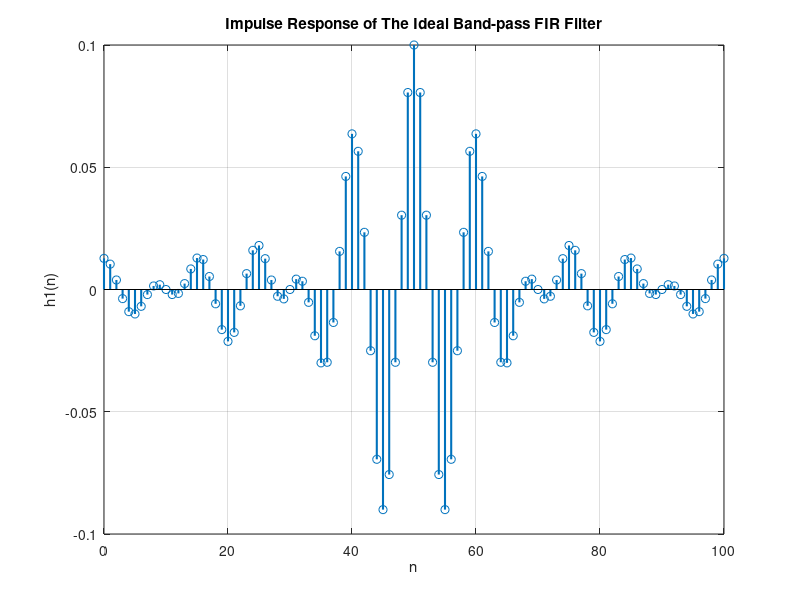
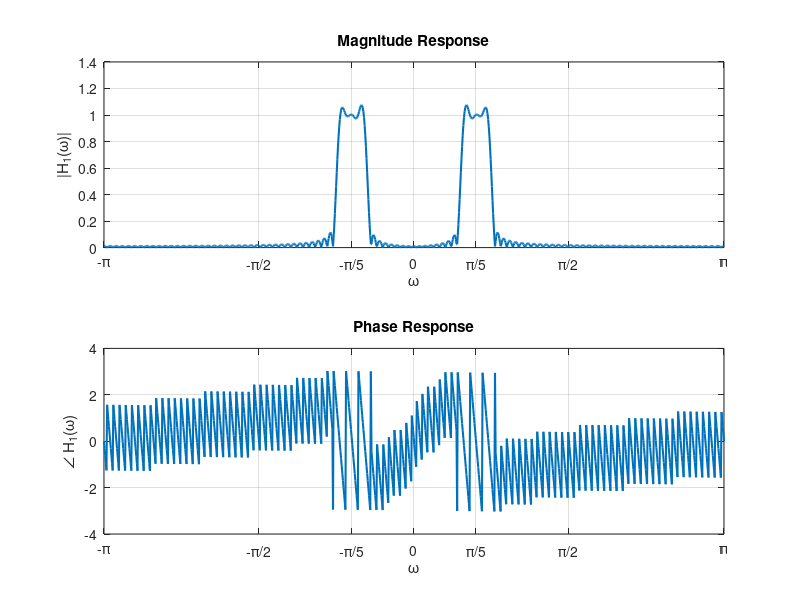
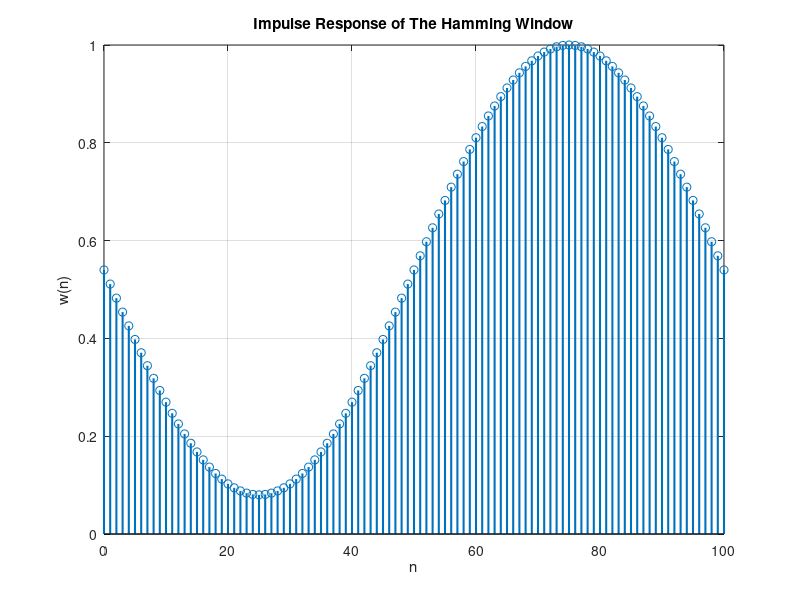
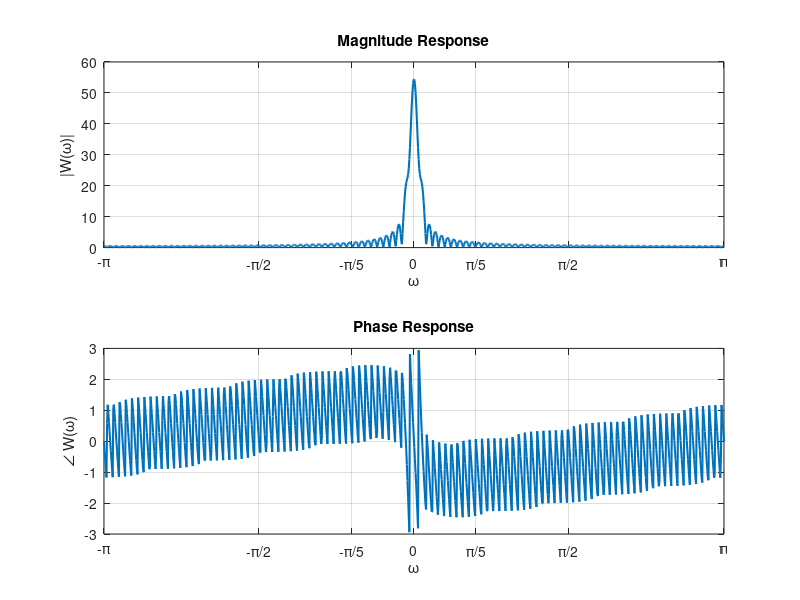

MATLAB code for these plots, in order:
%% *Digital Filters*
%% Clear the workspace
close all;
clear;
clc;

%% Design FIR filters in the time domain
% # We can define differnet filters in time domain with finite impulse response (FIR).
% # The filter coefficients are the impulse response of the filter.
% # We cannot design IIR filters in time domain; because the impulse response of IIR filters are infinite.

%% Hamming window
% # The Hamming window is a taper formed by using a weighted cosine.
% # It was first proposed by Richard Hamming in 1950, when he was an employee of Bell Labs.
% # It is used to reduce the noise in the signal.
% # The Hamming window is defined as:
%
% $$ w(n) = \alpha - \beta \cos \left( \frac{2 \pi n}{N-1} \right) $$

%% Bandpass FIR filter
% The bandpass filter passes a band of frequencies between a lower cutoff
% frequency, $f_l$, and an upper cutoff frequency, $f_h$.
%
% In the following example, we design an ideal bandpass filter with the lower
% cutoff frequency of 0.15 and the upper cutoff frequency of 0.25.
% *Ideal band-pass FIR filter in time domain*
M = 100;
wa = 0.15 * pi;
wb = 0.25 * pi;
n1 = 0:M;

h1 = ((wb / pi) * sinc(wb / pi * (n1 - M / 2)) - ...
    (wa / pi) * sinc(wa / pi * (n1 - M / 2)));

figure('name', 'Impulse Response of Ideal FIR bandpass filter');
stem(n1, h1, 'linewidth', 1.5);
xlabel('n');
ylabel('h1(n)');
title('Impulse Response of The Ideal Band-pass FIR Filter');
grid on;
%%%
% *Ideal band-pass FIR filter in frequency domain*
w_axis = linspace(-pi, pi, 1e3);
DTFT_h1 = h1 * exp(-1j * n1' * w_axis);
figure('name', 'Frequency Response of The Ideal Band-pass FIR Filter');
subplot(211);
plot(w_axis, abs(DTFT_h1), 'linewidth', 1.5);
title('Magnitude Response');
xlim([-pi pi]);
xticks([-pi, -pi / 2, -0.2 * pi, 0, 0.2 * pi, pi / 2, pi]);
xticklabels({'-\pi', '-\pi/2', '-\pi/5', '0', '\pi/5', '\pi/2', '\pi'});
xlabel('\omega');
ylabel('|H_1(\omega)|');
grid on;

subplot(212);
plot(w_axis, angle(DTFT_h1), 'linewidth', 1.5);
xlabel('\omega');
ylabel('\angle H_1(\omega)');
xlim([-pi pi]);
xticks([-pi, -pi / 2, -0.2 * pi, 0, 0.2 * pi, pi / 2, pi]);
xticklabels({'-\pi', '-\pi/2', '-\pi/5', '0', '\pi/5', '\pi/2', '\pi'});
title('Phase Response');
grid on;
%%
% We can see that the ideal bandpass filter has a very sharp transition
% between the passband and the stopband. This is not practical for
% implementation. We need to smooth the transition between the passband and
% the stopband. We can do this by using a window function.
%
% In the following example, we use the Hamming window to smooth the
% transition between the passband and the stopband.
% *Hamming window in time domain*
hamming_window = 0.54 - 0.46 * sin(2 * pi * n1 / M);

figure('name', 'Impulse Response of The Hamming Window');
stem(n1, hamming_window, 'linewidth', 1.5);
xlabel('n');
ylabel('w(n)');
title('Impulse Response of The Hamming Window');
grid on;
%%%
% *Hamming window in frequency domain*
DTFT_hamming_window = hamming_window * exp(-1j * n1' * w_axis);
figure('name', 'Frequency Response of The Hamming Window');
subplot(211);
plot(w_axis, abs(DTFT_hamming_window), 'linewidth', 1.5);
title('Magnitude Response');
xlim([-pi pi]);
xticks([-pi, -pi / 2, -0.2 * pi, 0, 0.2 * pi, pi / 2, pi]);
xticklabels({'-\pi', '-\pi/2', '-\pi/5', '0', '\pi/5', '\pi/2', '\pi'});
xlabel('\omega');
ylabel('|W(\omega)|');
grid on;

subplot(212);
plot(w_axis, angle(DTFT_hamming_window), 'linewidth', 1.5);
xlabel('\omega');
ylabel('\angle W(\omega)');
xlim([-pi pi]);
xticks([-pi, -pi / 2, -0.2 * pi, 0, 0.2 * pi, pi / 2, pi]);
xticklabels({'-\pi', '-\pi/2', '-\pi/5', '0', '\pi/5', '\pi/2', '\pi'});
title('Phase Response');
grid on;
%%%
% *Hamming windowed band-pass FIR filter in time domain*
h2 = h1 .* hamming_window;
figure('name', 'Impulse Response of The Hamming Windowed Band-pass FIR Filter');
stem(n1, h2, 'linewidth', 1.5);
xlabel('n');
ylabel('h2(n)');
title('Impulse Response of The Hamming Windowed Band-pass FIR Filter');
grid on;
%%%
% *Hamming windowed band-pass FIR filter in frequency domain*
DTFT_h2 = h2 * exp(-1j * n1' * w_axis);
figure('name', 'Frequency Response of The Hamming Windowed Band-pass FIR Filter');
subplot(211);
plot(w_axis, abs(DTFT_h2), 'linewidth', 1.5);
title('Magnitude Response');
xlim([-pi pi]);
xticks([-pi, -pi / 2, -0.2 * pi, 0, 0.2 * pi, pi / 2, pi]);
xticklabels({'-\pi', '-\pi/2', '-\pi/5', '0', '\pi/5', '\pi/2', '\pi'});
xlabel('\omega');
ylabel('|H_2(\omega)|');
grid on;

subplot(212);
plot(w_axis, angle(DTFT_h2), 'linewidth', 1.5);
xlabel('\omega');
ylabel('\angle H_2(\omega)');
xlim([-pi pi]);
xticks([-pi, -pi / 2, -0.2 * pi, 0, 0.2 * pi, pi / 2, pi]);
xticklabels({'-\pi', '-\pi/2', '-\pi/5', '0', '\pi/5', '\pi/2', '\pi'});
title('Phase Response');
grid on;
